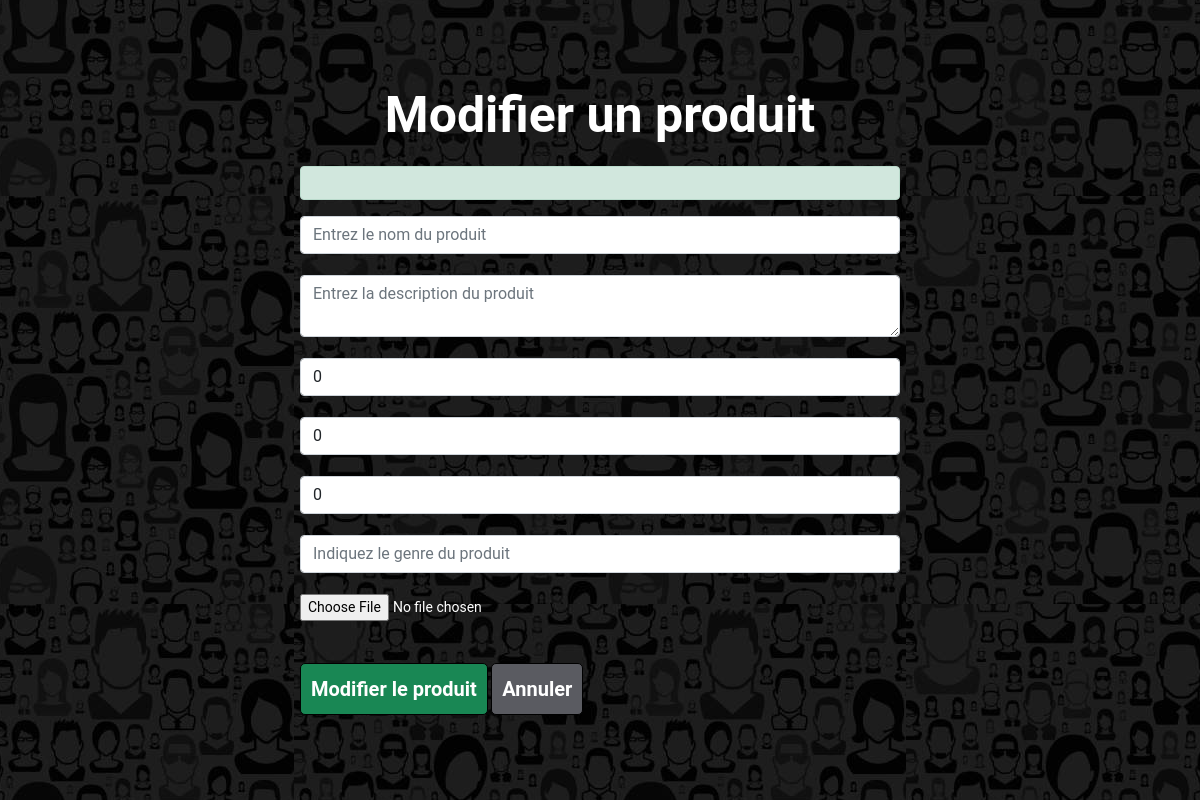
/editprod.php?id=0, run on the app's committed database.
### tables this page shows
CREATE TABLE `products` (
  `id` int(11) NOT NULL,
  `nom` text NOT NULL,
  `description` text NOT NULL,
  `prixht` float NOT NULL,
  `tva` int(11) NOT NULL,
  `prixttc` float NOT NULL,
  `alt` text NOT NULL,
  `gender` text NOT NULL,
  PRIMARY KEY (`id`),
  UNIQUE KEY `nom` (`nom`) USING HASH,
  KEY `id` (`id`)
);

### editprod.php (the view, shortened to what this page needs)
<?php
require_once("components/header.php");
require_once("configs/database.php")
?>
<?php $action = "/functions" . "/edit.php?id=" . $_GET["id"]; ?>
<div id="form" class="container-fluid">
    <form action=<?php echo $action ?> enctype="multipart/form-data" class="col-md-6" method="post">
        <h1>Modifier un produit</h1>
        <br>
        <?php if (isset($_GET["id"])) : ?>
            <div class="alert alert-success" id="id" role="alert">
                <?php
                $id = $_GET["id"];
                $req = $dbh->query("SELECT * FROM products WHERE id=$id");
                $product = $req->fetch();
                echo $product["nom"] ?>
            </div>
        <?php endif ?>
        <div class="form-group">
            <input type="text" name="nomprod" class="form-control" placeholder="Entrez le nom du produit" value="<?php echo $product["nom"] ?>">
        </div>
        <br>
        <div class="form-group">
            <textarea name="description" class="form-control" placeholder="Entrez la description du produit"><?php echo $product["description"] ?></textarea>
        </div>
        <br>
        <div class="form-group">
            <input type="text" name="prixht" class="form-control" placeholder="Indiquez le prix ht du produit" value="<?php echo $product["prixht"] ?>">
        </div>
        <br>
        <div class="form-group">
            <input type="text" name="tva" class="form-control" placeholder="Indiquez la tva du produit" value="<?php echo $product["tva"] ?>">
        </div>
        <br>
        <div class="form-group">
            <input type="text" name="prixttc" class="form-control" placeholder="Indiquez le prix ttc du produit" value="<?php echo $product["prixttc"] ?>">
        </div>
        <br>
        <div class="form-group">
            <input type="text" name="gender" class="form-control" placeholder="Indiquez le genre du produit" value="<?php echo $product["gender"] ?>">
        </div>
        <br>
        <?php $img = "/img" . "/products" . "/" . $product["alt"] . ".png" ?>
        <div class="form-group">
            <input type="file" name="fileToUpload" id="fileToUpload" value=<?php echo $img ?>>
        </div>
        <br>
        <div class="from-group">
            <br>
            <input id="btn-submit" type="submit" value="Modifier le produit" class="btn-success">
            <a href="index.php"><button type="button" class="btn-secondary">Annuler</button></a>
        </div>
    </form>
</div>
<?php
require_once("components/footer.php")
?>

### css/style.css (style rules this page uses)
body { background-image: url("/img/index-bg.jpg"); background-repeat: no-repeat; background-size: cover; background-position: center; background-attachment: fixed; background-color: #f5f5f5; font-family: "Roboto", sans-serif; font-size: 14px; color: #000; margin: 0; padding: 0; }
#form { margin: 0; padding: 0; width: 100%; height: 100%; display: flex; flex-direction: column; justify-content: center; align-items: center; background-image: url("/img/people-bg.jpg"); height: 100vh; background-position: center; color: #FFfFfF; }
.btn-secondary { background-color: #5a5b61; border-color: #6c6d72; color: rgb(255, 255, 255); border: 1px solid #000; border-radius: 5px; padding: 10px; font-size: 20px; font-weight: bold; cursor: pointer; transition: all 0.3s; text-decoration: none; }
.btn-success { color: rgb(255, 255, 255); border: 1px solid #000; border-radius: 5px; padding: 10px; font-size: 20px; font-weight: bold; cursor: pointer; transition: all 0.3s; text-decoration: none; }
h1 { font-size: 50px; font-weight: bold; color: #FFfFfF; text-align: center; margin: 0; padding: 0; }

### data on the page
products: prixht "0", tva "0", prixttc "0"
